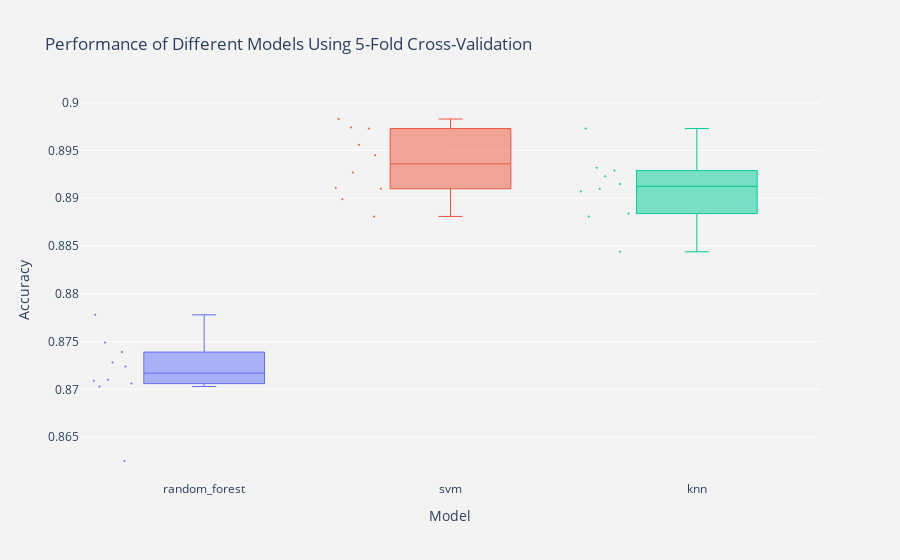

The notebook cell this image was saved under:
### Code cell
plot_results(model_scores, 'base_models_cv')

### Figure 1 — Plotly figure (JSON) as saved in the notebook; plotly's stock layout.template omitted (floating-point values rounded to 4 significant figures)
{"data": [{"boxpoints": "all", "jitter": 0.5, "line": {"width": 1}, "marker": {"size": 2}, "name": "random_forest", "type": "box", "whiskerwidth": 0.2, "y": [0.8724, 0.8739, 0.871, 0.8728, 0.8703, 0.8778, 0.8709, 0.8625, 0.8749, 0.8706]}, {"boxpoints": "all", "jitter": 0.5, "line": {"width": 1}, "marker": {"size": 2}, "name": "svm", "type": "box", "whiskerwidth": 0.2, "y": [0.891, 0.8945, 0.8956, 0.8973, 0.8899, 0.8983, 0.8911, 0.8881, 0.8927, 0.8974]}, {"boxpoints": "all", "jitter": 0.5, "line": {"width": 1}, "marker": {"size": 2}, "name": "knn", "type": "box", "whiskerwidth": 0.2, "y": [0.8881, 0.8907, 0.8923, 0.8932, 0.8915, 0.8973, 0.891, 0.8884, 0.8844, 0.8929]}], "layout": {"paper_bgcolor": "rgb(243, 243, 243)", "plot_bgcolor": "rgb(243, 243, 243)", "showlegend": false, "title": {"text": "Performance of Different Models Using 5-Fold Cross-Validation"}, "xaxis": {"title": {"text": "Model"}}, "yaxis": {"title": {"text": "Accuracy"}}}}
